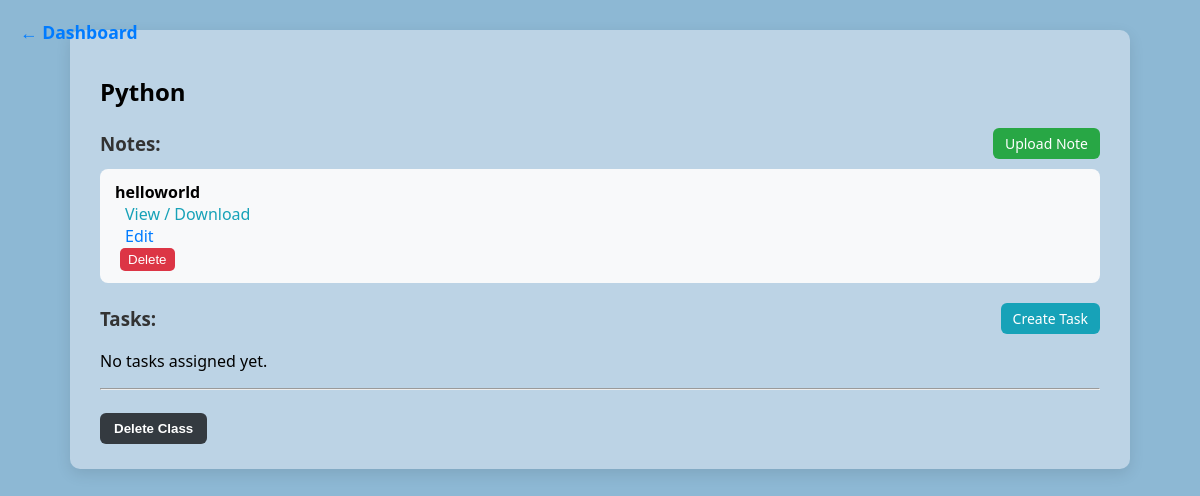
Page /class/1 (signed in) on the earlier database version.
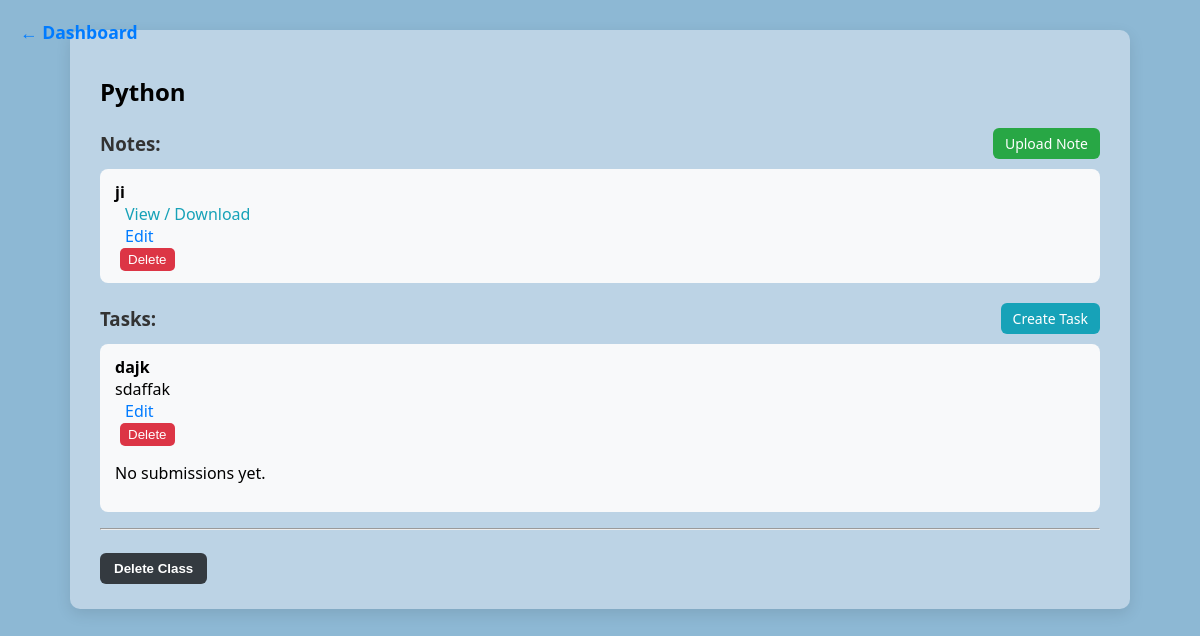
Same page on the later database version.
### app.py (models this page shows)
class Notes(db.Model):
    id = db.Column(db.Integer, primary_key=True)
    class_id = db.Column(db.Integer, db.ForeignKey('classes.id'))
    title = db.Column(db.String(100), nullable=False)
    filename = db.Column(db.String(100), nullable=False)

class Tasks(db.Model):
    id = db.Column(db.Integer, primary_key=True)
    class_id = db.Column(db.Integer, db.ForeignKey('classes.id'))
    title = db.Column(db.String(100), nullable=False)
    description = db.Column(db.Text, nullable=False)
    filename = db.Column(db.String(100), nullable=True)
    due_date = db.Column(db.String(20), nullable=True)

### app.py (the view)
@app.route('/class/<int:class_id>')
@login_required
def view_class(class_id):
    cls = Classes.query.get_or_404(class_id)
    if current_user.role == 'student':
        membership = ClassMembers.query.filter_by(class_id=class_id, student_id=current_user.id).first()
        if not membership:
            flash("You are not a member of this class.")
            return redirect(url_for('dashboard_student'))
    notes = Notes.query.filter_by(class_id=class_id).all()
    tasks = Tasks.query.filter_by(class_id=class_id).all()
    task_submissions = {}
    for task in tasks:
        submissions = TaskSubmissions.query.filter_by(task_id=task.id).all()
        submissions_with_names = []
        for sub in submissions:
            student = User.query.get(sub.student_id)
            submissions_with_names.append({'filename': sub.filename, 'student_name': student.username})
        task_submissions[task.id] = submissions_with_names
    student_submissions = {}
    if current_user.role == 'student':
        for task in tasks:
            sub = TaskSubmissions.query.filter_by(task_id=task.id, student_id=current_user.id).first()
            if sub:
                student_submissions[task.id] = sub
    return render_template('view_class.html', cls=cls, notes=notes, tasks=tasks, task_submissions=task_submissions, student_submissions=student_submissions)

### app.py (called while the page is built)
@login_manager.user_loader
def load_user(user_id):
    return User.query.get(int(user_id))

### templates/view_class.html (shortened to what this page needs)
{% extends 'base.html' %}
{% block head %}
<link rel="stylesheet" href="{{ url_for('static', filename='view_class.css') }}">
{% endblock %}
{% block body %}
<div class="class-container">
    <h2>{{ cls.class_name }}</h2>
    {% if current_user.role == 'teacher' %}
        <a href="{{ url_for('dashboard_teacher') }}" class="back-arrow">&#8592; Dashboard</a>
    {% elif current_user.role == 'student' %}
        <a href="{{ url_for('dashboard_student') }}" class="back-arrow">&#8592; Dashboard</a>
    {% endif %}
    <div class="notes-section">
        <div class="section-header">
            <h3>Notes:</h3>
            {% if current_user.role == 'teacher' %}
                <a href="{{ url_for('upload_note', class_id=cls.id) }}" class="btn upload-note-btn">Upload Note</a>
            {% endif %}
        </div>
        {% if notes %}
            <ul class="notes-list">
            {% for note in notes %}
                <li>
                    <strong>{{ note.title }}</strong>
                    <a href="{{ url_for('uploaded_file', filename=note.filename) }}" class="view-link">View / Download</a>
                    {% if current_user.role == 'teacher' %}
                        <a href="{{ url_for('update_note', note_id=note.id) }}" class="edit-link">Edit</a>
                        <form action="{{ url_for('delete_note', note_id=note.id) }}" method="POST" class="inline-form">
                            <button type="submit" class="delete-btn">Delete</button>
                        </form>
                    {% endif %}
                </li>
            {% endfor %}
            </ul>
        {% else %}
            <p>No notes uploaded yet.</p>
        {% endif %}
    </div>
    <div class="tasks-section">
        <div class="section-header">
            <h3>Tasks:</h3>
            {% if current_user.role == 'teacher' %}
                <a href="{{ url_for('create_task', class_id=cls.id) }}" class="btn create-task-btn">Create Task</a>
            {% endif %}
        </div>
        {% if tasks %}
            <ul class="tasks-list">
            {% for task in tasks %}
                <li>
                    <strong>{{ task.title }}</strong> {{ task.description }}
                    {% if current_user.role == 'teacher' %}
                        <a href="{{ url_for('update_task', task_id=task.id) }}" class="edit-link">Edit</a>
                        <form action="{{ url_for('delete_task', task_id=task.id) }}" method="POST" class="inline-form">
                            <button type="submit" class="delete-btn">Delete</button>
                        </form>
                        {% if task_submissions[task.id] %}
                            <ul class="submission-list">
                            {% for sub in task_submissions[task.id] %}
                                <li>{{ sub.student_name }} -
                                    <a href="{{ url_for('uploaded_file', filename=sub.filename) }}" target="_blank">View</a>
                                </li>
                            {% endfor %}
                            </ul>
                        {% else %}
                            <p>No submissions yet.</p>
                        {% endif %}
                    {% endif %}
                </li>
            {% endfor %}
            </ul>
        {% else %}
            <p>No tasks assigned yet.</p>
        {% endif %}
    </div>
    {% if current_user.id == cls.teacher_id %}
        <hr>
        <form action="{{ url_for('delete_class', class_id=cls.id) }}" method="POST"
              onsubmit="return confirm('Are you sure you want to delete this class? This will remove all notes, tasks, and members.')">
            <button type="submit" class="delete-class-btn">Delete Class</button>
        </form>
    {% endif %}
</div>
{% endblock %}

Differences in the rows shown:
changed Notes: title "helloworld" → "ji"
added Tasks: title "dajk", description "sdaffak", shows "No submissions yet."
Other differences:
text no longer shown: "No tasks assigned yet."
